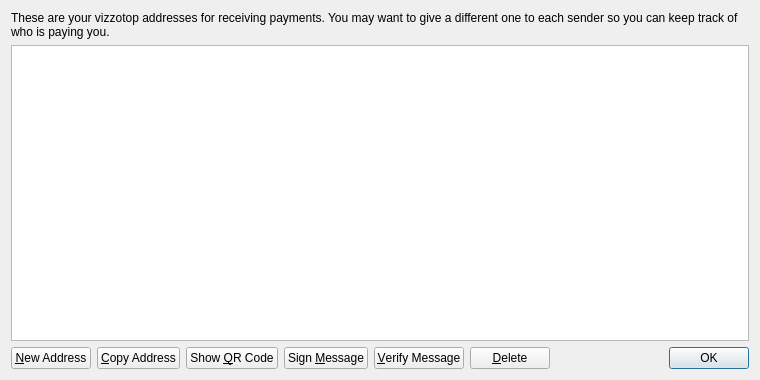
<?xml version="1.0" encoding="UTF-8"?>
<ui version="4.0">
 <class>AddressBookPage</class>
 <widget class="QWidget" name="AddressBookPage">
  <property name="geometry">
   <rect>
    <x>0</x>
    <y>0</y>
    <width>760</width>
    <height>380</height>
   </rect>
  </property>
  <property name="windowTitle">
   <string>Address Book</string>
  </property>
  <layout class="QVBoxLayout" name="verticalLayout">
   <item>
    <widget class="QLabel" name="labelExplanation">
     <property name="text">
      <string>These are your vizzotop addresses for receiving payments. You may want to give a different one to each sender so you can keep track of who is paying you.</string>
     </property>
     <property name="textFormat">
      <enum>Qt::PlainText</enum>
     </property>
     <property name="wordWrap">
      <bool>true</bool>
     </property>
    </widget>
   </item>
   <item>
    <widget class="QTableView" name="tableView">
     <property name="contextMenuPolicy">
      <enum>Qt::CustomContextMenu</enum>
     </property>
     <property name="toolTip">
      <string>Double-click to edit address or label</string>
     </property>
     <property name="tabKeyNavigation">
      <bool>false</bool>
     </property>
     <property name="selectionMode">
      <enum>QAbstractItemView::SingleSelection</enum>
     </property>
     <property name="selectionBehavior">
      <enum>QAbstractItemView::SelectRows</enum>
     </property>
     <property name="sortingEnabled">
      <bool>true</bool>
     </property>
     <attribute name="verticalHeaderVisible">
      <bool>false</bool>
     </attribute>
    </widget>
   </item>
   <item>
    <layout class="QHBoxLayout" name="horizontalLayout">
     <item>
      <widget class="QPushButton" name="newAddressButton">
       <property name="toolTip">
        <string>Create a new address</string>
       </property>
       <property name="text">
        <string>&amp;New Address</string>
       </property>
      </widget>
     </item>
     <item>
      <widget class="QPushButton" name="copyToClipboard">
       <property name="toolTip">
        <string>Copy the currently selected address to the system clipboard</string>
       </property>
       <property name="text">
        <string>&amp;Copy Address</string>
       </property>
      </widget>
     </item>
     <item>
      <widget class="QPushButton" name="showQRCode">
       <property name="text">
        <string>Show &amp;QR Code</string>
       </property>
      </widget>
     </item>
     <item>
      <widget class="QPushButton" name="signMessage">
       <property name="toolTip">
        <string>Sign a message to prove you own a vizzotop address</string>
       </property>
       <property name="text">
        <string>Sign &amp;Message</string>
       </property>
      </widget>
     </item>
     <item>
      <widget class="QPushButton" name="verifyMessage">
       <property name="toolTip">
        <string>Verify a message to ensure it was signed with a specified vizzotop address</string>
       </property>
       <property name="text">
        <string>&amp;Verify Message</string>
       </property>
      </widget>
     </item>
     <item>
      <widget class="QPushButton" name="deleteButton">
       <property name="toolTip">
        <string>Delete the currently selected address from the list</string>
       </property>
       <property name="text">
        <string>&amp;Delete</string>
       </property>
      </widget>
     </item>
     <item>
      <spacer name="horizontalSpacer">
       <property name="orientation">
        <enum>Qt::Horizontal</enum>
       </property>
       <property name="sizeHint" stdset="0">
        <size>
         <width>40</width>
         <height>20</height>
        </size>
       </property>
      </spacer>
     </item>
     <item>
      <widget class="QDialogButtonBox" name="buttonBox">
       <property name="sizePolicy">
        <sizepolicy hsizetype="Maximum" vsizetype="Fixed">
         <horstretch>0</horstretch>
         <verstretch>0</verstretch>
        </sizepolicy>
       </property>
       <property name="standardButtons">
        <set>QDialogButtonBox::Ok</set>
       </property>
      </widget>
     </item>
    </layout>
   </item>
  </layout>
 </widget>
 <resources>
  <include location="../bitcoin.qrc"/>
 </resources>
 <connections/>
</ui>
